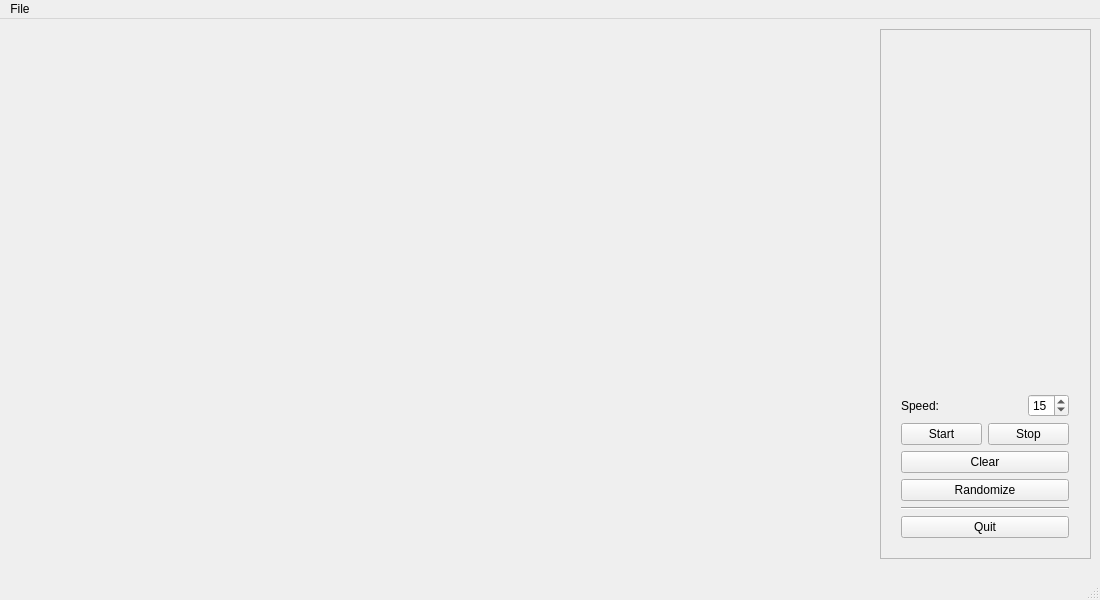
<?xml version="1.0" encoding="UTF-8"?>
<ui version="4.0">
 <class>MainWindow</class>
 <widget class="QMainWindow" name="MainWindow">
  <property name="windowModality">
   <enum>Qt::ApplicationModal</enum>
  </property>
  <property name="enabled">
   <bool>true</bool>
  </property>
  <property name="geometry">
   <rect>
    <x>0</x>
    <y>0</y>
    <width>1100</width>
    <height>600</height>
   </rect>
  </property>
  <property name="sizePolicy">
   <sizepolicy hsizetype="Fixed" vsizetype="Fixed">
    <horstretch>0</horstretch>
    <verstretch>0</verstretch>
   </sizepolicy>
  </property>
  <property name="windowTitle">
   <string>MainWindow</string>
  </property>
  <widget class="QWidget" name="centralWidget">
   <widget class="GLWidget" name="glView" native="true">
    <property name="geometry">
     <rect>
      <x>270</x>
      <y>10</y>
      <width>600</width>
      <height>530</height>
     </rect>
    </property>
   </widget>
   <widget class="QFrame" name="frame">
    <property name="geometry">
     <rect>
      <x>880</x>
      <y>10</y>
      <width>211</width>
      <height>530</height>
     </rect>
    </property>
    <property name="frameShape">
     <enum>QFrame::StyledPanel</enum>
    </property>
    <property name="frameShadow">
     <enum>QFrame::Sunken</enum>
    </property>
    <widget class="QWidget" name="verticalLayoutWidget">
     <property name="geometry">
      <rect>
       <x>10</x>
       <y>9</y>
       <width>190</width>
       <height>511</height>
      </rect>
     </property>
     <layout class="QVBoxLayout" name="verticalLayout">
      <property name="sizeConstraint">
       <enum>QLayout::SetMinimumSize</enum>
      </property>
      <item>
       <spacer name="verticalSpacer">
        <property name="orientation">
         <enum>Qt::Vertical</enum>
        </property>
        <property name="sizeHint" stdset="0">
         <size>
          <width>20</width>
          <height>40</height>
         </size>
        </property>
       </spacer>
      </item>
      <item>
       <layout class="QHBoxLayout" name="horizontalLayout">
        <item>
         <widget class="QLabel" name="label">
          <property name="text">
           <string>Speed:</string>
          </property>
         </widget>
        </item>
        <item>
         <spacer name="horizontalSpacer">
          <property name="orientation">
           <enum>Qt::Horizontal</enum>
          </property>
          <property name="sizeHint" stdset="0">
           <size>
            <width>40</width>
            <height>20</height>
           </size>
          </property>
         </spacer>
        </item>
        <item>
         <widget class="QSpinBox" name="spinBox">
          <property name="maximum">
           <number>20</number>
          </property>
          <property name="value">
           <number>15</number>
          </property>
         </widget>
        </item>
       </layout>
      </item>
      <item>
       <layout class="QHBoxLayout" name="horizontalLayout_2">
        <item>
         <widget class="QPushButton" name="startButton">
          <property name="text">
           <string>Start</string>
          </property>
         </widget>
        </item>
        <item>
         <widget class="QPushButton" name="stopButton">
          <property name="text">
           <string>Stop</string>
          </property>
         </widget>
        </item>
       </layout>
      </item>
      <item>
       <widget class="QPushButton" name="clearButton">
        <property name="text">
         <string>Clear</string>
        </property>
       </widget>
      </item>
      <item>
       <widget class="QPushButton" name="randomizeButton">
        <property name="text">
         <string>Randomize</string>
        </property>
       </widget>
      </item>
      <item>
       <widget class="Line" name="line">
        <property name="orientation">
         <enum>Qt::Horizontal</enum>
        </property>
       </widget>
      </item>
      <item>
       <widget class="QPushButton" name="quitButton">
        <property name="text">
         <string>Quit</string>
        </property>
       </widget>
      </item>
     </layout>
    </widget>
   </widget>
  </widget>
  <widget class="QMenuBar" name="menuBar">
   <property name="geometry">
    <rect>
     <x>0</x>
     <y>0</y>
     <width>1100</width>
     <height>22</height>
    </rect>
   </property>
   <widget class="QMenu" name="menuFile">
    <property name="title">
     <string>File</string>
    </property>
    <addaction name="actionQuit"/>
   </widget>
   <addaction name="menuFile"/>
  </widget>
  <widget class="QStatusBar" name="statusBar"/>
  <action name="actionQuit">
   <property name="text">
    <string>Quit</string>
   </property>
  </action>
 </widget>
 <layoutdefault spacing="6" margin="11"/>
 <customwidgets>
  <customwidget>
   <class>GLWidget</class>
   <extends>QWidget</extends>
   <header>glwidget.hpp</header>
   <container>1</container>
  </customwidget>
 </customwidgets>
 <resources/>
 <connections>
  <connection>
   <sender>actionQuit</sender>
   <signal>activated()</signal>
   <receiver>MainWindow</receiver>
   <slot>close()</slot>
   <hints>
    <hint type="sourcelabel">
     <x>-1</x>
     <y>-1</y>
    </hint>
    <hint type="destinationlabel">
     <x>272</x>
     <y>171</y>
    </hint>
   </hints>
  </connection>
  <connection>
   <sender>quitButton</sender>
   <signal>clicked()</signal>
   <receiver>MainWindow</receiver>
   <slot>close()</slot>
   <hints>
    <hint type="sourcelabel">
     <x>705</x>
     <y>536</y>
    </hint>
    <hint type="destinationlabel">
     <x>399</x>
     <y>299</y>
    </hint>
   </hints>
  </connection>
 </connections>
</ui>
